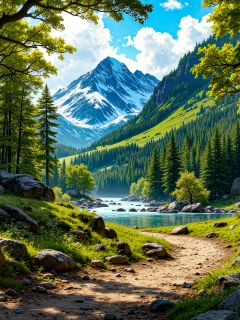
#> input picture UTS/pemandangan.jpg, 240 x 320 px
$ jupyter execute 'Citra Terindeks.ipynb'
#> lines starting #> are read from the running program, lines starting #| are printed output that depends on the picture
### CITRA TERINDEKS

Ilham Khefi Ramadhanu
2213020120
3A

[cell 1]
from PIL import Image
import math
import matplotlib.pyplot as plt

[cell 2]
# Definisikan palet warna
palette = {
    "Hitam": (0, 0, 0),
    "Merah": (255, 0, 0),
    "Hijau": (0, 255, 0),
    "Biru": (0, 0, 255)
}

[cell 3]
# Fungsi jarak Euclidean
def euclidean_distance(rgb1, rgb2):
    return math.sqrt(
        (rgb1[0] - rgb2[0])**2 +
        (rgb1[1] - rgb2[1])**2 +
        (rgb1[2] - rgb2[2])**2
    )

[cell 4]
# Buka gambar
img = Image.open('pemandangan.jpg')  # Ganti dengan file gambar kamu
#> img is the input picture: PIL image 240x320 RGB; mean R, G, B 93.3, 113.8, 88
img = img.convert('RGB')  # Pastikan RGB
width, height = img.size
#> width = 240; height = 320

[cell 5]
plt.imshow(img)
plt.axis('off')  # Hilangkan sumbu
plt.title('Gambar Asli')
plt.show()

[cell 6]
# Matriks hasil
result_matrix = []

for y in range(height):
    row = []
    for x in range(width):
        pixel = img.getpixel((x, y))

        # Cari warna terdekat
        min_distance = float('inf')
        closest_color = (0, 0, 0)

        for color_name, color_rgb in palette.items():
            distance = euclidean_distance(pixel, color_rgb)
            if distance < min_distance:
                min_distance = distance
                closest_color = color_rgb

        row.append(closest_color)
    result_matrix.append(row)
#> after the loop, result_matrix = 320 items

[cell 7]
result_matrix

[cell 8]
# Buat gambar baru dari hasil
new_img = Image.new('RGB', (width, height))
#> new_img: PIL image 240x320 RGB; every value is 0

for y in range(height):
    for x in range(width):
        new_img.putpixel((x, y), result_matrix[y][x])
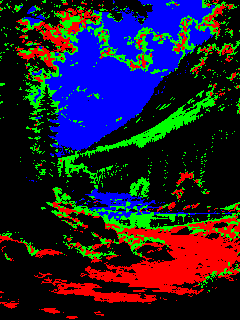
#> new_img: PIL image 240x320 RGB; mean R, G, B 33.8, 30.6, 44.4
